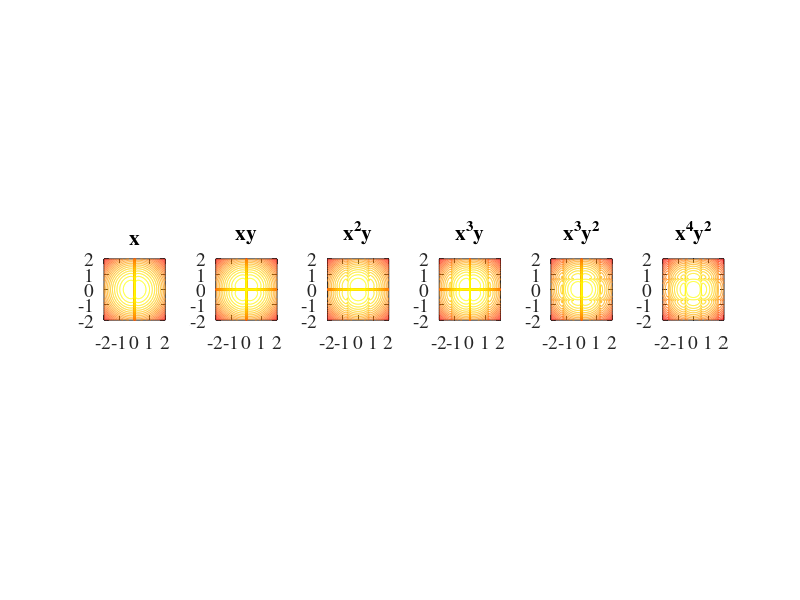
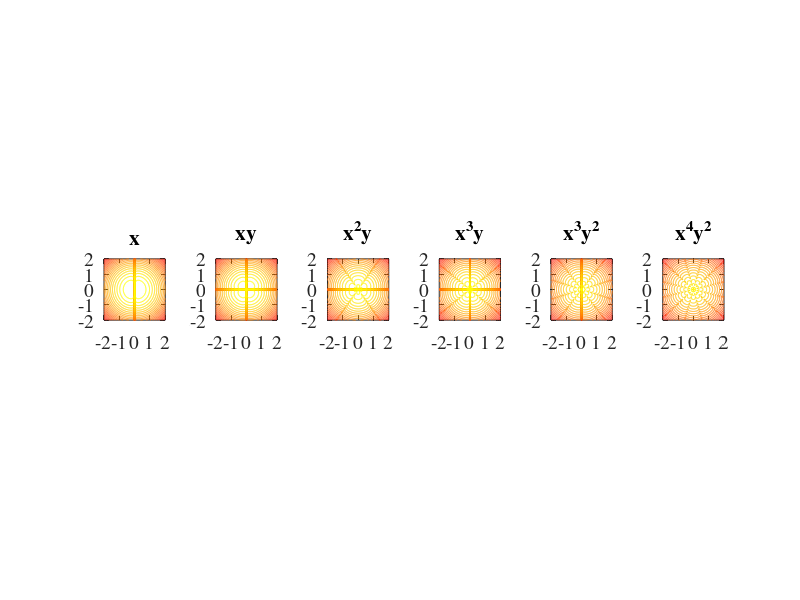
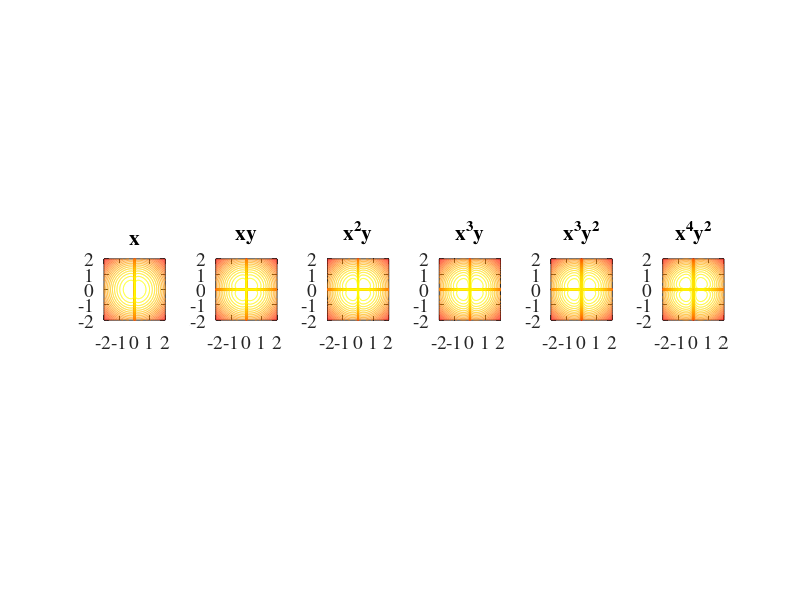

These charts were generated, in order, by the following MATLAB code: (Note: a time limit stopped this script after it produced the figures.)

clear all

xx=-2:0.02:2;
yy=xx;

[X,Y]=meshgrid(xx,yy);
n=length(xx);

for i=1:n
   for j=1:n
      x=xx(j);
      y=yy(i);
   
      %% Hermite in X
      x2=x*x;x3=x*x*x;x4=x2*x2;
      Hx1 = 2.0*x;
      Hx2 = 4.0*x*x - 2.0d0;
      Hx3 = 8.0*x*x*x - 12.0*x;
      Hx4 = 16.0*x*x*x*x - 48.0*x*x + 12.0;
      Hx5 = 32.0*x2*x3 - 160.0*x3 + 120.0*x;
      Hx6 = 64.0*x3*x3 - 480.0*x2*x2 + 720.0*x2 - 120.0;
      Hx7 = 128.0*x4*x3 - 1344.0*x3*x2 + 3360.0*x3 - 1680.0*x;
      Hx8 = 256.0*x4*x4 - 3584.0*x4*x2 + 13440.0*x4 - 13440.0*x2 + 1680.0;
      % Hermite in Y
      y2=y*y;y3=y*y*y;y4=y2*y2;
      Hy1 = 2.0*y;
      Hy2 = 4.0*y*y - 2.0d0;
      Hy3 = 8.0*y*y*y - 12.0*y;
      Hy4 = 16.0*y*y*y*y - 48.0*y*y + 12.0;
      Hy5 = 32.0*y2*y3 - 160.0*y3 + 120.0*y;
      Hy6 = 64.0*y3*y3 - 480.0*y2*y2 + 720.0*y2 - 120.0;
      Hy7 = 128.0*y4*y3 - 1344.0*y3*y2 + 3360.0*y3 - 1680.0*y;
      Hy8 = 256.0*y4*y4 - 3584.0*y4*y2 + 13440.0*y4 - 13440.0*y2 + 1680.0;
      
      r2=x2 + y2;
      ff1 = (9.0/pi)*exp(-r2*9.0);
      G1(i,j) = ff1*Hx1*1/sqrt(2);
      G2(i,j) = ff1*Hx1*Hy1*0.5;
      G3(i,j) = ff1*Hx2*Hy1*0.5/sqrt(2);
      G4(i,j) = ff1*Hx3*Hy1*0.25;
      G5(i,j) = ff1*Hx3*Hy2*0.25/sqrt(2);            
      G6(i,j) = ff1*Hx4*Hy2*0.125;
     
      %% Original style...
      r2=max(r2,1e-15);
      r=sqrt(r2);r3=r2*r;r5=r3*r2;r7=r5*r2;r9=r7*r2;r11=r9*r2;
      x5=x4*x;y6=y4*y2;x6=x4*x2;
      ff1 = (-6/pi)*r*exp(-r2*9.0);          

      g1(i,j) = ff1*x/r;
      g2(i,j) = -x*y*ff1/r3;
      g3(i,j) = (2.0*x2*y - y3)*ff1/r5;
      g4(i,j) = (9.0*x*y3-6.0*x3*y)*ff1/r7;
      g5(i,j) = (63.0*x3*y2 - 36.0*x*y4 - 6.0*x5)*ff1/r9;   
      g6(i,j) = (477.0*x2*y4 - 408.0*x4*y2 - 36.0*y6 + 24.0*x6)*ff1/r11;
      
      %% Symmetric, GMLS, DCPSE
      ff1 = (9.0/pi)*exp(-r2*9.0);      
      gg1(i,j) = ff1*x;
      gg2(i,j) = ff1*x*y;
      gg3(i,j) = ff1*0.5*x2*y;
      gg4(i,j) = ff1*(1/6)*x3*y;
      gg5(i,j) = ff1*(1/12)*x4*y;
      gg6(i,j) = ff1*(1/48)*x4*y2;
      

     
   endfor
endfor   


H1=log(abs(G1));
H2=log(abs(G2));
H3=log(abs(G3));
H4=log(abs(G4));
H5=log(abs(G5));
H6=log(abs(G6));

figure(1)
colormap('autumn')
subplot(1,6,1),contour(X,Y,H1,20);axis('square')
set(gca,'fontsize',14);set(gca,'fontname','times');title('x')
subplot(1,6,2),contour(X,Y,H2,20);axis('square')
set(gca,'fontsize',14);set(gca,'fontname','times');title('xy')
subplot(1,6,3),contour(X,Y,H3,20);axis('square')
set(gca,'fontsize',14);set(gca,'fontname','times');title('x^{2}y')
subplot(1,6,4),contour(X,Y,H4,20);axis('square')
set(gca,'fontsize',14);set(gca,'fontname','times');title('x^{3}y')
subplot(1,6,5),contour(X,Y,H5,20);axis('square')
set(gca,'fontsize',14);set(gca,'fontname','times');title('x^{3}y^{2}')
subplot(1,6,6),contour(X,Y,H6,20);axis('square')
set(gca,'fontsize',14);set(gca,'fontname','times');title('x^{4}y^{2}')


print('-depsc','-S1600,300','abfs.eps')

h1=log(abs(g1));
h2=log(abs(g2));
h3=log(abs(g3));
h4=log(abs(g4));
h5=log(abs(g5));
h6=log(abs(g6));

figure(2)
colormap('autumn')
subplot(1,6,1),contour(X,Y,h1,20);axis('square')
set(gca,'fontsize',14);set(gca,'fontname','times');title('x')
subplot(1,6,2),contour(X,Y,h2,20);axis('square')
set(gca,'fontsize',14);set(gca,'fontname','times');title('xy')
subplot(1,6,3),contour(X,Y,h3,20);axis('square')
set(gca,'fontsize',14);set(gca,'fontname','times');title('x^{2}y')
subplot(1,6,4),contour(X,Y,h4,20);axis('square')
set(gca,'fontsize',14);set(gca,'fontname','times');title('x^{3}y')
subplot(1,6,5),contour(X,Y,h5,20);axis('square')
set(gca,'fontsize',14);set(gca,'fontname','times');title('x^{3}y^{2}')
subplot(1,6,6),contour(X,Y,h6,20);axis('square')
set(gca,'fontsize',14);set(gca,'fontname','times');title('x^{4}y^{2}')


print('-depsc','-S1600,300','abfs_o.eps')


hh1=log(abs(gg1));
hh2=log(abs(gg2));
hh3=log(abs(gg3));
hh4=log(abs(gg4));
hh5=log(abs(gg5));
hh6=log(abs(gg6));

figure(3)
colormap('autumn')
subplot(1,6,1),contour(X,Y,hh1,20);axis('square')
set(gca,'fontsize',14);set(gca,'fontname','times');title('x')
subplot(1,6,2),contour(X,Y,hh2,20);axis('square')
set(gca,'fontsize',14);set(gca,'fontname','times');title('xy')
subplot(1,6,3),contour(X,Y,hh3,20);axis('square')
set(gca,'fontsize',14);set(gca,'fontname','times');title('x^{2}y')
subplot(1,6,4),contour(X,Y,hh4,20);axis('square')
set(gca,'fontsize',14);set(gca,'fontname','times');title('x^{3}y')
subplot(1,6,5),contour(X,Y,hh5,20);axis('square')
set(gca,'fontsize',14);set(gca,'fontname','times');title('x^{3}y^{2}')
subplot(1,6,6),contour(X,Y,hh6,20);axis('square')
set(gca,'fontsize',14);set(gca,'fontname','times');title('x^{4}y^{2}')


print('-depsc','-S1600,300','abfs_t.eps')
